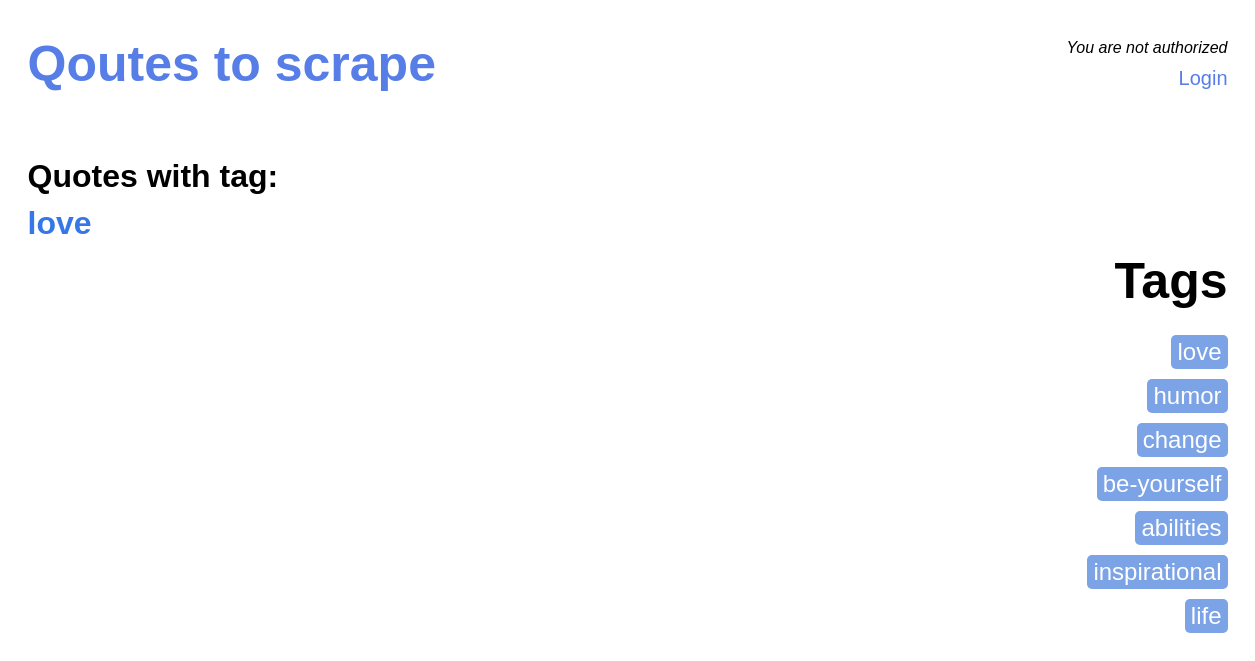
Page /love on the earlier database version.
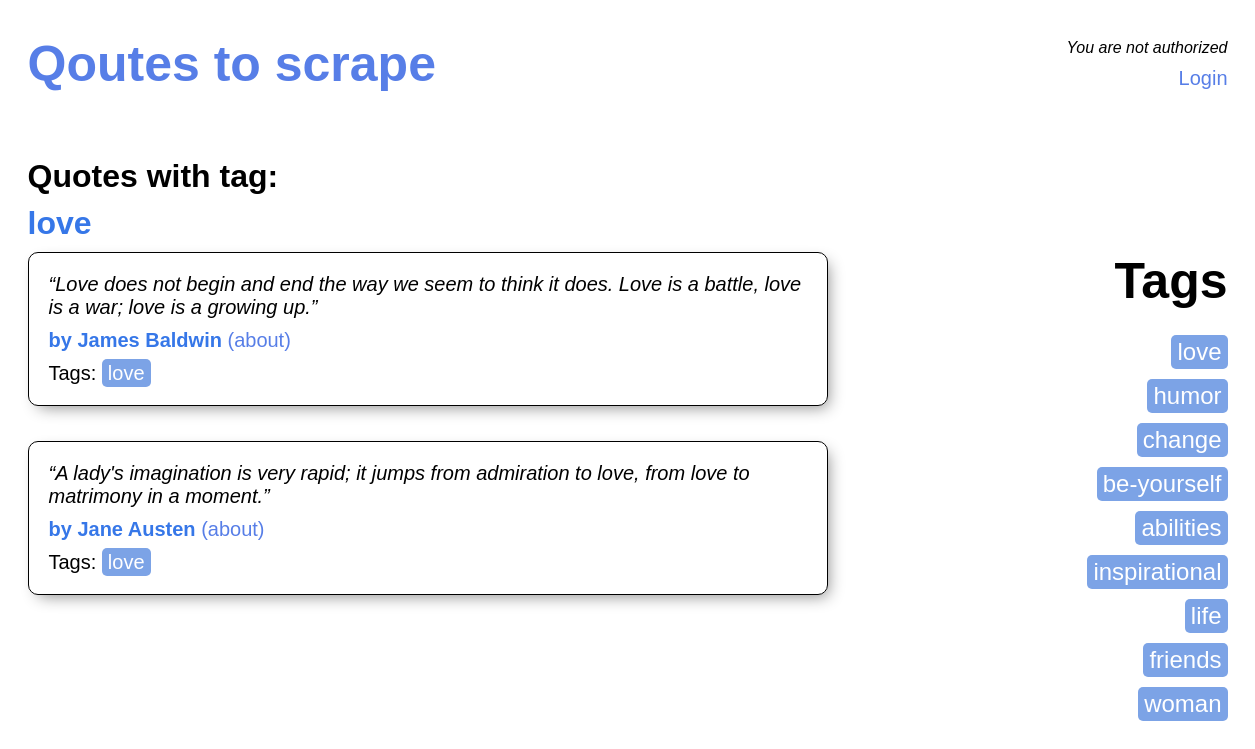
Same page on the later database version.
### quotes/models.py (models this page shows, shortened)
class Tag(models.Model):
    tag_name = models.CharField(max_length=50)
    def __str__(self):
        return f"{self.tag_name}"

class Quote(models.Model):
    writer = models.ForeignKey(Writer, on_delete=models.CASCADE)
    text = models.CharField(max_length=1000)
    tag = models.ForeignKey(Tag, on_delete=models.CASCADE, null=True, blank=True)

class Writer(models.Model):
    name = models.CharField(max_length=255)
    description = models.TextField()
    birthday = models.DateField(null=True, blank=True)

### quotes/views.py (the view)
# urls.py: path('', views.main_page, name='main_page'),
def main_page(request, tag=None):
    if tag:
        all_quotes = Quote.objects.filter(tag__tag_name__icontains=tag)
    else:
        all_quotes = Quote.objects.all()
    quotes_list = []
    for i in all_quotes:
        quotes_list.append(i)
    all_tags = Tag.objects.all()
    tags_list = []
    for i in all_tags:
        tags_list.append(i)
    context = {
        'quotes': quotes_list,
        'all_tags': tags_list,
        'tag': tag,
    }
    return render(request, 'index_page.html', context=context)

### templates/index_page.html (shortened to what this page needs)
<!DOCTYPE html>
<html lang="en">
<head>
    {% block extra_css %}
    {% load static %}
    <link rel="stylesheet" href="{% static 'quote/styles/index_style.css' %}">
    <link rel="stylesheet" href="{% static 'quote/styles/head_style.css' %}">
    {% endblock %}
</head>
<body>
<div class="main-container">
    <header>
        <div class="quotes-to-scrape">
            <h1><a href="{% url 'main_page' %}">Qoutes to scrape</a></h1>
        </div>
        <div class="kyky">
            {% if user.is_authenticated %}
            <p>Welcome back, {{ user.username }}!</p>
            <a href="{% url 'logout' %}">Logout</a>
            {% else %}
            <p>You are not authorized</p>
            <a href="{% url 'login' %}">Login</a>
            {% endif %}
        </div>
    </header>
    <h1>
        {% if tag %}
        Quotes with tag: <h1 class="author">{{ tag }}</h1>
        {% endif %}
    </h1>
    <div class="cont">
        <div class="quotes-row">
            {% for quote in quotes %}
            <div class="quote">
                <p>
                    <i>{{ quote.text }}</i>
                <p class="author">
                    <b>by {{ quote.writer.name }} </b>
                    <a class="about" href="{% url 'author' name=quote.writer.name %}">(about)</a>
                </p>
                <p>Tags: <a class="tag"> {{ quote.tag }} </a></p>
                </p>
            </div>
            {% endfor %}
        </div>
        <div class="tags">
            <h1>Tags</h1>
            <ul class="tag-row">
                {% for tag in all_tags %}
                <li class="tag"><a href="{% url 'main_page' tag=tag.tag_name %}">{{ tag.tag_name }}</a></li>
                {% endfor %}
            </ul>
        </div>
    </div>
</div>
</body>
</html>

Differences in the rows shown:
added Quote: text "“Love does not begin and end the way we seem to think it does. Love is a battle, love is a war; love is a growing up.”", writer.name "James Baldwin", tag "love"
added Quote: text "“A lady's imagination is very rapid; it jumps from admiration to love, from love to matrimony in a moment.”", writer.name "Jane Austen", tag "love"
added Tag: tag_name "friends"
added Tag: tag_name "woman"
